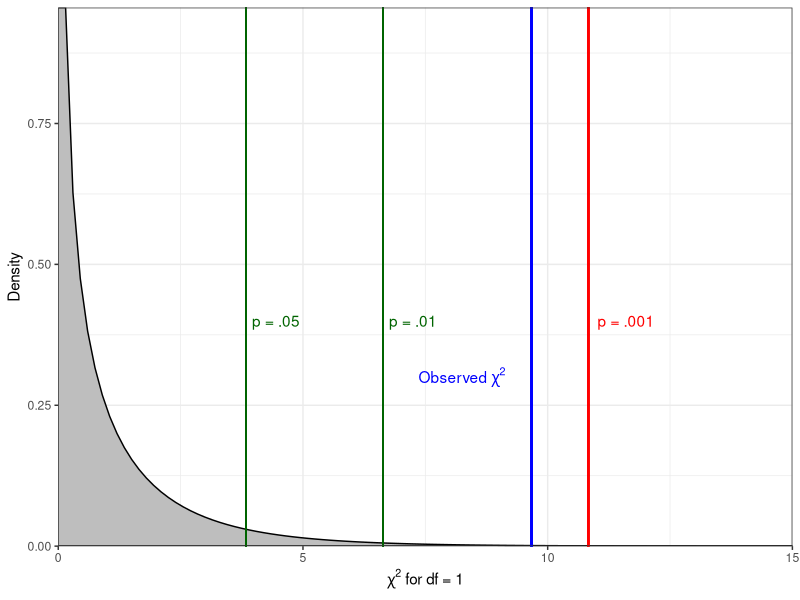

Here is the R script that generated this plot:
## ---- chunk 1
#| label: tbl-genpet
#| tbl-cap: "Rates of petition signing within sex"
#| tbl-cap-location: bottom 

`%>%`<-magrittr::`%>%`

data<-tibble::tribble(
  ~"Signed?",  ~Male, ~Female, ~Total,
  "Yes", 7, 20, 27,
  "No", 40, 25, 65,
  "Total", 47, 45, 92
  )

dataFancy<-kableExtra::kbl(data) %>% 
  kableExtra::kable_classic() %>%
  kableExtra::add_header_above(c(" " = 1, "Sex" = 3)) 

dataColPerc<-data %>%
  dplyr::mutate(Male=(Male/47)*100, Female=(Female/45)*100, Total=(Total/92)*100)
  

dataColPercFancy<-kableExtra::kbl(dataColPerc, digits=2) %>% 
  kableExtra::kable_classic() %>%
  kableExtra::add_header_above(c(" " = 1, "Sex" = 3)) 

dataFancy
## ---- chunk 2
#| label: tbl-genpet_perc
#| tbl-cap: "Percentage rates of petition signing within sex"
#| tbl-cap-location: bottom

dataColPercFancy

## ---- chunk 3
#| label: tbl-genpet_totperc
#| tbl-cap: "Rates of petition signing within sex"
#| tbl-cap-location: bottom


dataExp<-tibble::tribble(
  ~"Signed?",  ~Male, ~Female, ~Total,
  "Yes", 7, 20, "27 (29.35%)",
  "No", 40, 25, "65 (70.65%)",
  "Total", 47, 45, "92 (100%)" 
  )

dataExpFancy<-kableExtra::kbl(dataExp, align = c("lrrr")) %>%
  kableExtra::kable_classic() %>% 
  kableExtra::add_header_above(c(" " = 1, "Sex" = 3)) 

dataExpFancy
## ---- chunk 4
#| label: tbl-chisteps
#| tbl-cap: "Steps for computing $\\chi^2$"
#| tbl-cap-location: bottom

dataFreq<-tibble::tibble(f_O=c(7,20,40,25),f_E=c(13.79,13.21,33.21,31.79))
dataFreq<-dataFreq %>%
  dplyr::mutate(fDevSq=(f_O-f_E)^2,fDevSqOverfE=((f_O-f_E)^2)/f_E)

ChiSquare<-sum(dataFreq$fDevSqOverfE)

dataFreq %>%
  kableExtra::kbl(align="c",col.names=c("$$f_o$$","$$f_e$$","$$(f_o - f_e)^2$$",
                                     "$$(f_o - f_e)^2/f_e$$"),digits=2) %>% 
  kableExtra::kable_classic() %>% 
  kableExtra::column_spec(column=1, width="4cm", background="white") %>% 
  kableExtra::column_spec(column=2, width="4cm", background="lightblue") %>%
  kableExtra::column_spec(column=3, width="4cm", background="navajowhite") %>%
  kableExtra::column_spec(column=4, width="4cm", background="lightsalmon")
## ---- chunk 5
#| label: fig-chidist
#| fig-cap: "$\\chi^2$ critical values for selected significance levels vs. observed statistic"

temp<-expression("Observed"~chi^2 )
  
ggplot2::ggplot(data.frame(x = seq(0, 15, by = 0.01)), ggplot2::aes(x = x)) + 
  ggplot2::stat_function(fun = dchisq, args = list(df = 1),fill="grey", geom = "density")+
  ggplot2::theme_bw()+
  ggplot2::geom_segment(x=3.84,y=0,xend=3.84,yend=1,linetype="solid",color="darkgreen")+
  ggplot2::geom_segment(x=6.64,y=0,xend=6.64,yend=1,linetype="solid",color="darkgreen")+
  ggplot2::geom_segment(x=10.83,y=0,xend=10.83,yend=1,linetype="solid",color="red")+
  ggplot2::geom_segment(x=9.67,y=0,xend=9.67,yend=1,linetype="solid",color="blue")+
  ggplot2::annotate("text", x = 8.25, y = 0.3, colour="blue", label=temp, parse = TRUE)+
  ggplot2::annotate("text", x = 4.45, y = 0.4, colour="darkgreen", label = "p = .05")+
  ggplot2::annotate("text", x = 7.25, y = 0.4, colour="darkgreen", label = "p = .01")+
  ggplot2::annotate("text", x = 11.6, y = 0.4, colour="red", label = "p = .001")+
  ggplot2::xlab(expression(paste(chi^2, " for df = 1")))+
  ggplot2::ylab("Density") +
  ggplot2::scale_x_continuous(expand = c(0, 0)) +
  ggplot2::scale_y_continuous(expand = c(0, 0))
